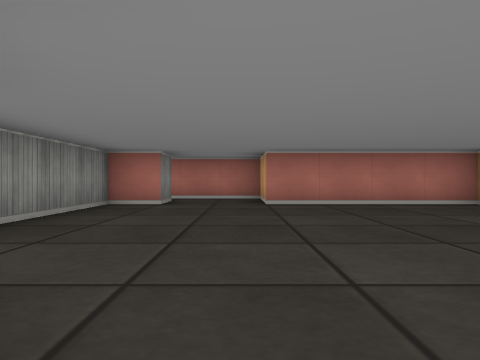
[1] (above)

23 first-person views from a walk through a cub3D maze. The camera is about half as high as the walls, looks level and sees 70° across. The floor is counted in squares. Each view is taken from the middle of a square. On the plan, view 1 faces up. The plan holds only what a view shows up to about 9 squares ahead; the rest is blank.

[2]
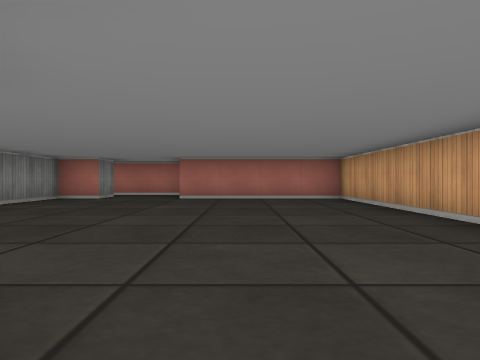

[3]
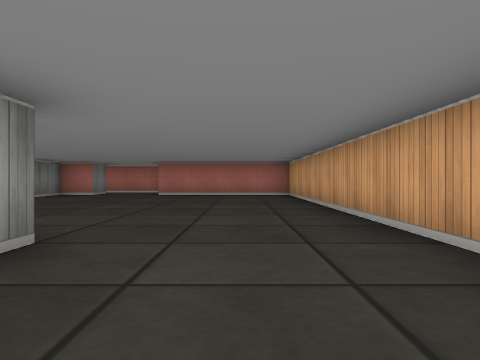

[4]
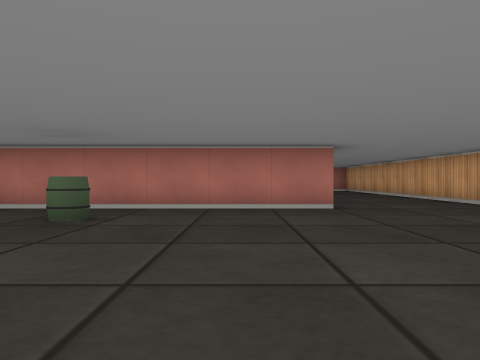

[5]
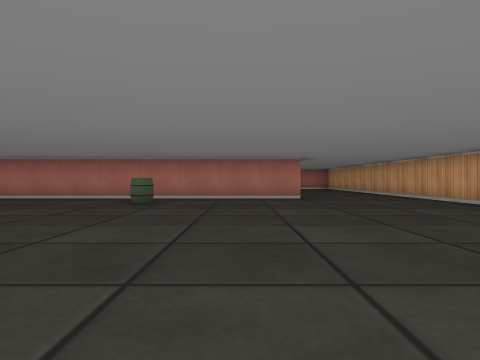

[6]
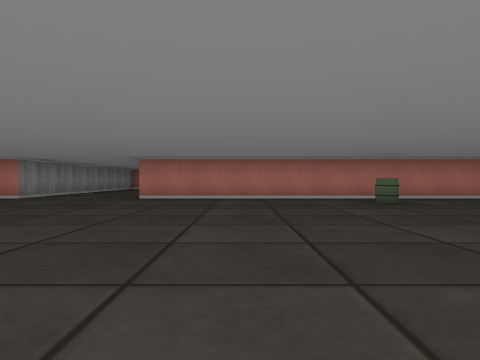

[7]
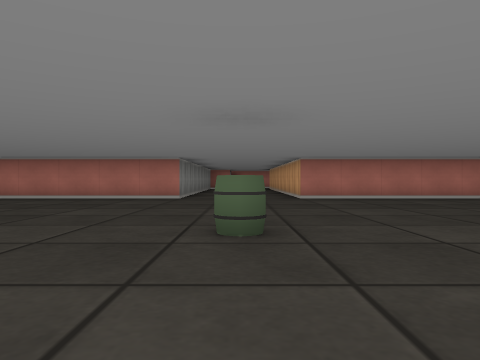

[8]
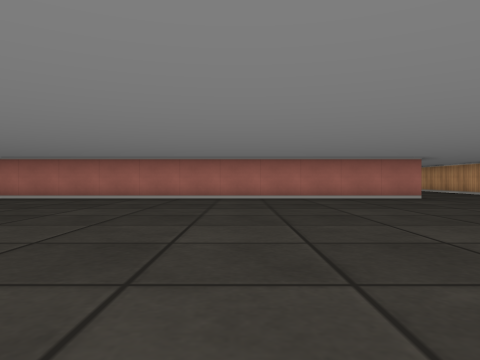

[9]
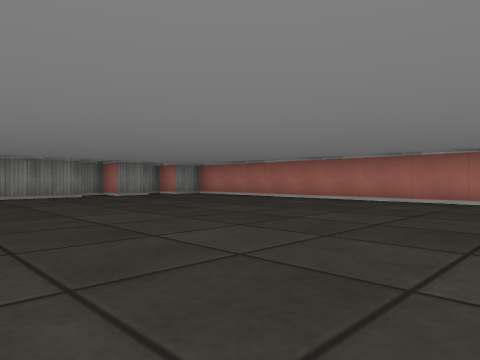

[10]
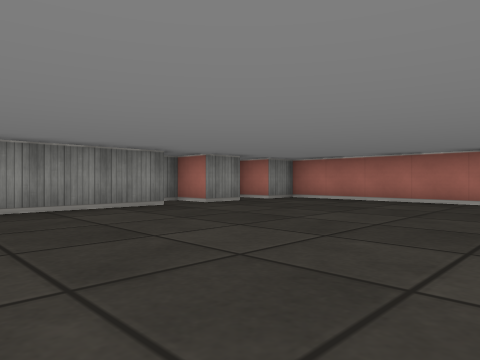

[11]
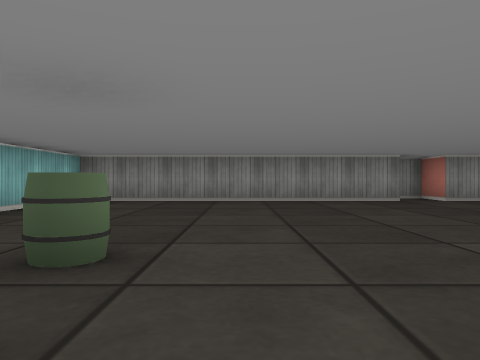

[12]
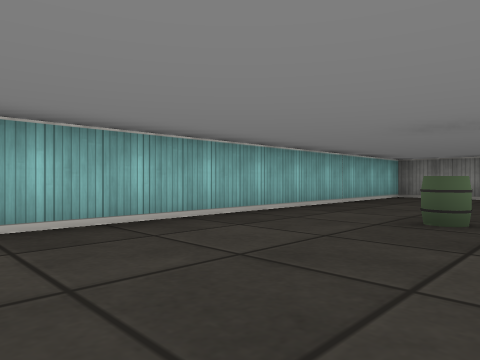

[13]
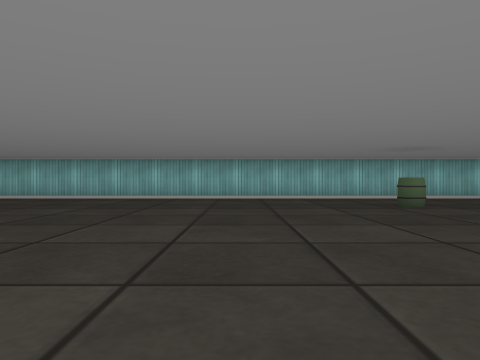

[14]
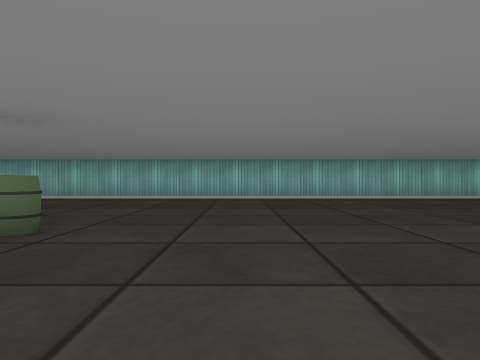

[15]
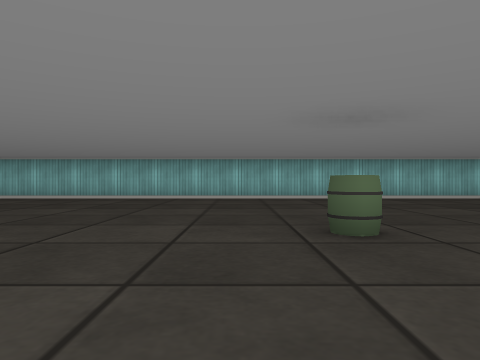

[16]
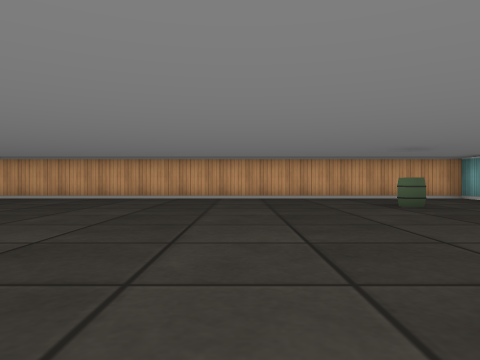

[17]
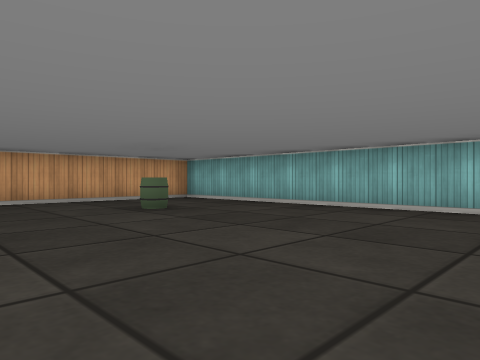

[18]
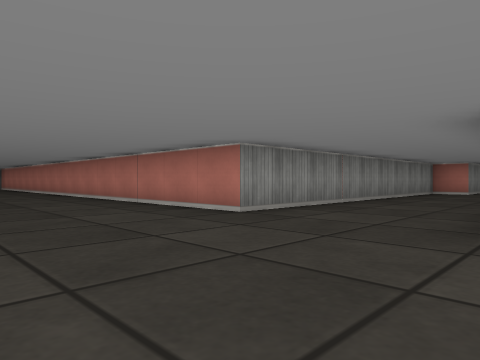

[19]
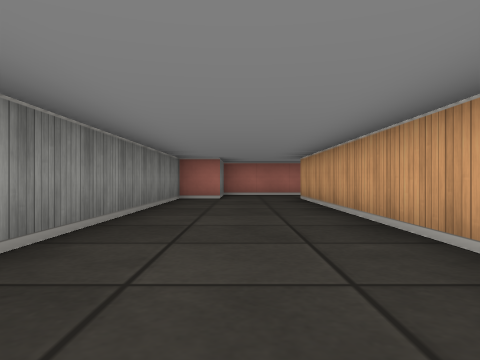

[20]
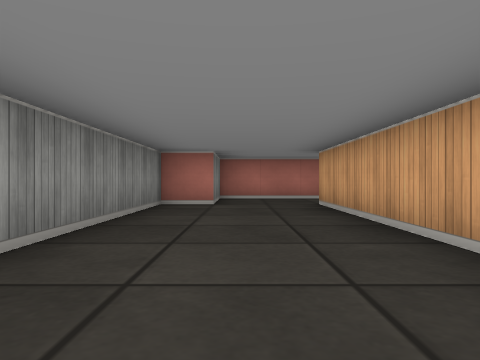

[21]
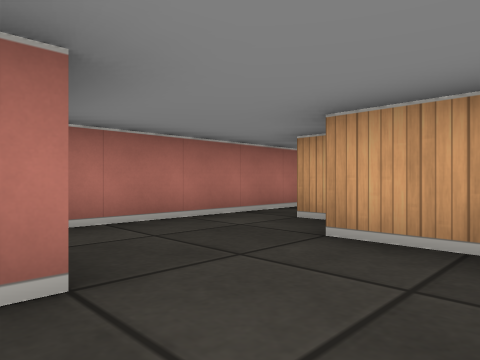

[22]
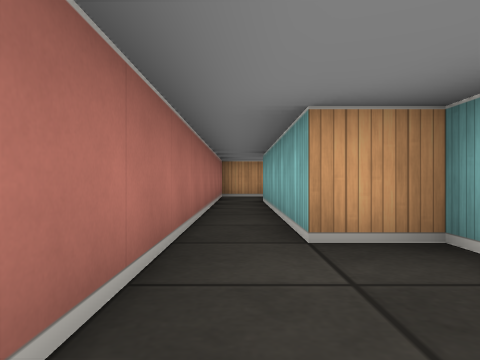

[23]
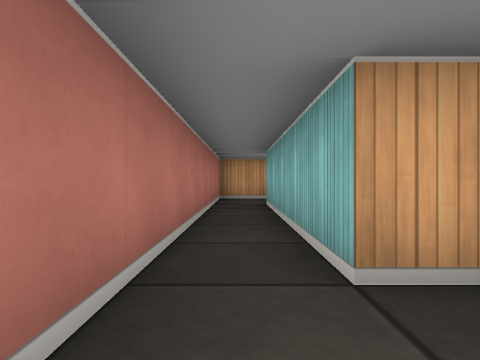

### Floor plan
Points are (right, up) in squares from view 1. A wall is a line through its corners. A room is listed if a view was taken in it or the views show most of it. See-through windows are left out.
Room 1 (views 1, 2, 3, 4, 5, 6, 7, 8, 9, 10, 11, 12, 13, 14, 15, 16, 17, 18, 19, 20, 21, 22, 23)
walls: (-7.5, 0.1) (-7.5, 6.5); (1.6, -2.5) (-7.5, -2.5) (-7.5, -2); (-6.5, 6.5) (-6.5, 7.5) (-1.5, 7.5) (-1.5, 6.5) (-2.5, 6.5) (-2.5, 3.5); (-26.5, -6.5) (-26.5, -13.5) (4.5, -13.5) (4.5, 6.5) (0.5, 6.5) (0.5, 8.5) (-9.5, 8.5) (-9.5, 6.5) (-10.5, 6.5) (-10.5, -2.5) (-26.2, -2.5); (-26.5, -4.5) (-26.5, -5.5) (-27.5, -5.5) (-27.5, -6.1); (-26.5, -2.8) (-26.5, -3.5) (-27.2, -3.5)
objects: barrel (-21, -11); barrel (-9, -8); barrel (-2, -4); barrel (2, -11)

Where each view was taken, in squares from view 1:
view 1: 0 up, 0 right, facing up
view 2: 2 down, 2 right, facing up
view 3: 4 down, 3 right, facing up
view 4: 8 down, 0 right, facing up
view 5: 11 down, 0 right, facing up
view 6: 11 down, 5 left, facing up
view 7: 11 down, 9 left, facing up
view 8: 11 down, 15 left, facing up
view 9: 10 down, 17 left, facing up-left
view 10: 10 down, 21 left, facing up-left
view 11: 10 down, 19 left, facing left
view 12: 10 down, 17 left, facing down-left
view 13: 5 down, 18 left, facing down
view 14: 5 down, 11 left, facing down
view 15: 5 down, 8 left, facing down
view 16: 8 down, 4 left, facing right
view 17: 8 down, 3 left, facing down-right
view 18: 6 down, 7 left, facing up-left
view 19: 2 down, 9 left, facing up
view 20: 0 up, 9 left, facing up
view 21: 5 up, 10 left, facing up-right
view 22: 8 up, 9 left, facing right
view 23: 8 up, 8 left, facing right
